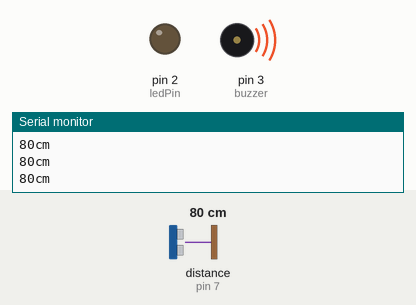
Simulated run of this sketch. Board: Arduino Uno, built with avr-gcc and run on an emulated ATmega328P. Parts: output pins drawn as LEDs (lit = HIGH), buzzer (waves = sounding, pin HIGH), the last lines printed to the serial monitor. Wiring (inferred from the names in the program): ultrasonic range finder: trigger pin 8; echo pin 7. Inputs (shaded band) come from the test bench; at power-on: distance to the obstacle (sensor on pin 7) 80 cm. The echo pulse lasts 58.3 µs per cm; pins used as bus, display or sensor lines are not drawn.

Above: at 1.2 s.
1.3 s: distance to the obstacle (sensor on pin 7) set to 18 cm
2.8 s: distance to the obstacle (sensor on pin 7) set to 14 cm
At 4.0 s:
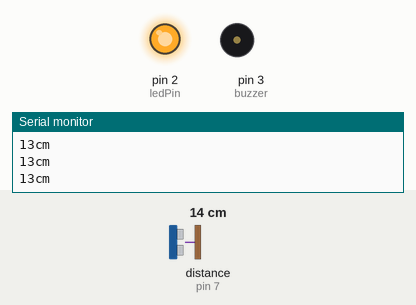
4.3 s: distance to the obstacle (sensor on pin 7) set to 35 cm
At 5.6 s:
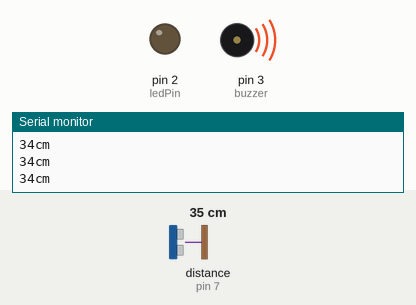
5.9 s: distance to the obstacle (sensor on pin 7) set to 2 cm
At 6.4 s:
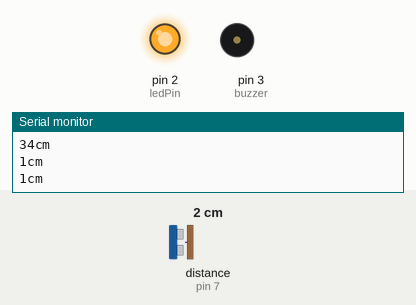
Timing chart, 0 to 8.5 s (numbered marks = the images above; inputs shaded):
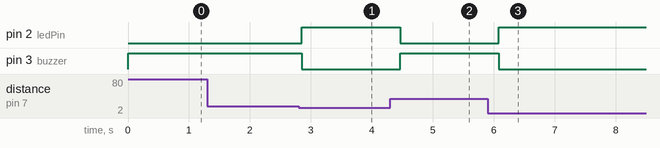

Measured:
- the behaviour switches between 17 and 16 cm on distance to the obstacle (sensor on pin 7) (found by bisection; images 0 and 1)
- after the input at 2.8 s, pin 2 (ledPin): LOW → HIGH after 0.05 s; pin 3 (buzzer): HIGH → LOW after 0.05 s
- after the input at 4.3 s, pin 2 (ledPin): HIGH → LOW after 0.16 s; pin 3 (buzzer): LOW → HIGH after 0.16 s
- after the input at 5.9 s, pin 2 (ledPin): LOW → HIGH after 0.18 s; pin 3 (buzzer): HIGH → LOW after 0.18 s

The sketch:

platefull02.ino
```cpp
int ledPin = 2;
int buzzer = 3;
const int pingPin2 = 8;
int inPin2 = 7;
void setup() {
    pinMode(ledPin, OUTPUT);
    pinMode(buzzer, OUTPUT);
  Serial.begin(9600);
}

void loop()
{
long duration2, cm2;
pinMode(pingPin2, OUTPUT);
digitalWrite(pingPin2, LOW);
delayMicroseconds(2);
digitalWrite(pingPin2, HIGH);
delayMicroseconds(5);
digitalWrite(pingPin2, LOW);
pinMode(inPin2, INPUT);
duration2 = pulseIn(inPin2, HIGH);
cm2 = microsecondsToCentimeters(duration2);
{
  if (cm2 <= 15) {
    digitalWrite(ledPin, HIGH);
    digitalWrite(buzzer, LOW);
  }
  else {
    digitalWrite(ledPin, LOW);
    digitalWrite(buzzer, HIGH);
  }
  delay(100);
}
Serial.print(cm2);
Serial.print("cm");
Serial.println();
delay(100);
}
long microsecondsToCentimeters(long microseconds)
{
return microseconds / 29 / 2;
}
```
